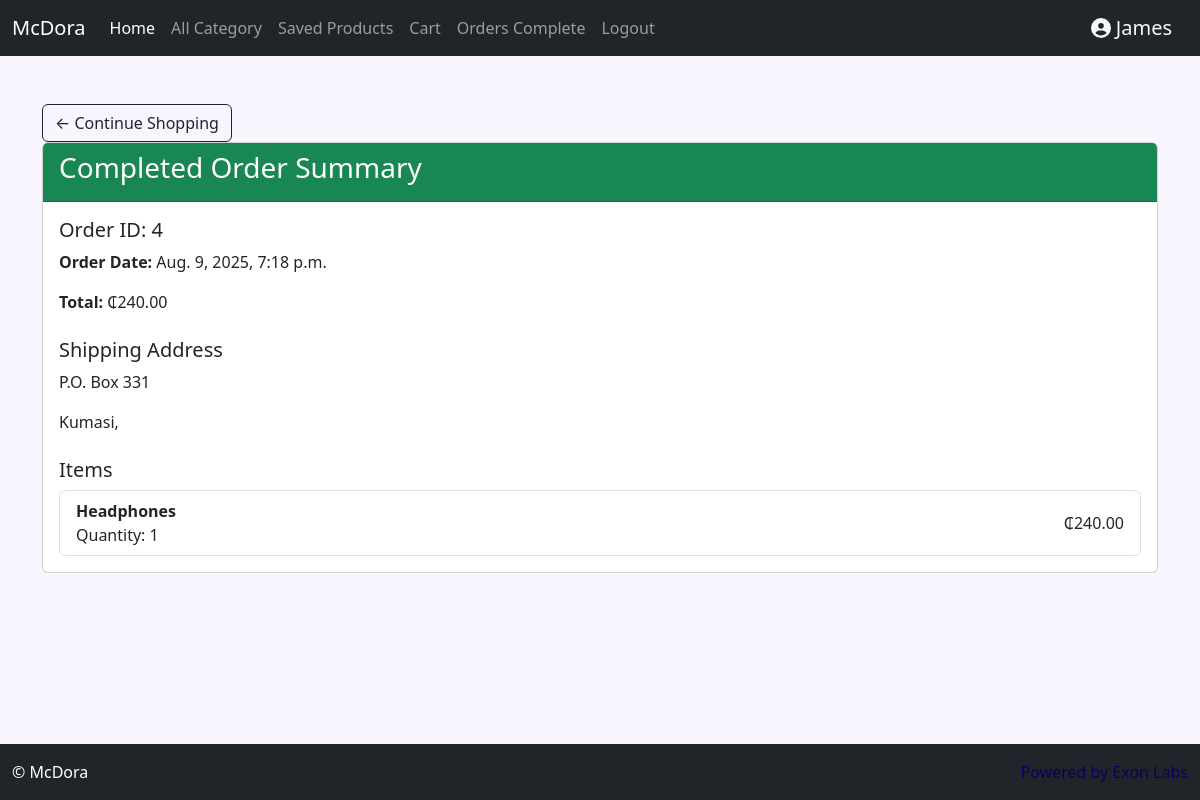
Screenshot of /order/complete/ (signed in) with the database file from the repository.
### store/models.py (models this page shows, shortened)
class Order(models.Model):
    cart = models.OneToOneField('Cart', on_delete=models.CASCADE)  # one cart becomes one order
    customer = models.ForeignKey(User, on_delete=models.CASCADE)
    payment = models.ForeignKey(Transaction, on_delete=models.SET_NULL, null=True)  # Paystack or other payment reference
    shipping_address = models.ForeignKey('ShippingAddress', on_delete=models.SET_NULL, null=True, blank=True)
    status = models.ForeignKey(OrderStatus, on_delete=models.SET_NULL, null=True)  # linked to OrderStatus
    created_at = models.DateTimeField(auto_now_add=True)
    updated_at = models.DateTimeField(auto_now=True)
    @property
    def total_price(self):
        return self.cart.cart_total_price

class Cart(models.Model):
    created_at = models.DateTimeField(auto_now_add=True)
    complete = models.BooleanField(default=False)
    customer = models.ForeignKey('Customer', on_delete=models.CASCADE, null=True, blank=True)
    @property
    def cart_total_price(self):
        return sum(item.item_total_price for item in self.cartitem_set.all())

class CartItem(models.Model):
    product = models.ForeignKey(Product, on_delete=models.CASCADE, null=True)
    cart = models.ForeignKey(Cart, on_delete=models.CASCADE, null=True)
    quantity = models.IntegerField(default=0, null=True)
    @property
    def item_total_price(self):
        return self.product.price * self.quantity

class Product(models.Model):
    name = models.CharField(max_length=100, null=True)
    description = models.TextField(null=True)
    category = models.ForeignKey(Category, on_delete=models.SET_NULL, related_name='products', null=True)
    brand = models.ForeignKey(Brand, on_delete=models.SET_NULL, related_name='products', null=True)
    product_status = models.ForeignKey(ProductStatus, on_delete=models.SET_NULL, null=True)
    image = models.ImageField(upload_to= 'products/', null=True, blank=True)
    product_document = models.ForeignKey(ProductDocument, on_delete=models.SET_NULL, null=True, blank=True)
    price = models.DecimalField(max_digits=10, decimal_places=2, null=True)
    date_created = models.DateTimeField(auto_now_add=True, null=True)
    creator = models.ForeignKey(User, on_delete=models.SET_NULL, null=True)

class ShippingAddress(models.Model):
    customer= models.ForeignKey(User, on_delete=models.SET_NULL, null=True)
    cart = models.ForeignKey(Cart, on_delete=models.SET_NULL, null=True)
    address = models.CharField(max_length=200, null=False)
    city = models.CharField(max_length=200, null=False)
    region = models.CharField(max_length=200, null=False)
    phone = models.CharField(max_length=200, null=False)
    date_added = models.DateTimeField(auto_now_add=True)

### store/views.py (the view)
# urls.py: path('order/complete/', views.completed_order_view, name='orders_complete'),
def completed_order_view(request):
    if not request.user.is_authenticated:
        messages.error(request, 'You must be logged in to view your orders.')
        return redirect('login')
    order = Order.objects.filter(customer=request.user).order_by('-id').first()
    if not order:
        messages.info(request, 'You have no completed orders.')
        return render(request, 'orders_complete.html', {'order': None})
    items = CartItem.objects.select_related('product').filter(cart=order.cart)
    context = {
        'order': order,
        'items': items,
        'shipping_address': order.shipping_address,
    }
    return render(request, 'orders_complete.html', context)

### store/templates/orders_complete.html (shortened to what this page needs)
{% extends 'base.html' %}
{% block content %}
<div class="container mt-5">
    <a class="btn btn-outline-dark" href="{% url 'home' %}">&#x2190; Continue Shopping</a>
  <div class="card">
    <div class="card-header bg-success text-white">
      <h3>Completed Order Summary</h3>
    </div>
    <div class="card-body">
      {% if order %}
        <h5 class="card-title">Order ID: {{ order.id }}</h5>
        <p class="card-text"><strong>Order Date:</strong> {{ order.created_at }}</p>
        <p class="card-text"><strong>Total:</strong> ₵{{ order.total_price }}</p>
        <h5 class="mt-4">Shipping Address</h5>
        {% if shipping_address %}
          <p>{{ shipping_address.address }}</p>
          <p>{{ shipping_address.city }}, {{ shipping_address.zipcode }}</p>
        {% else %}
          <p class="text-danger">No shipping address provided.</p>
        {% endif %}
        <h5 class="mt-4">Items</h5>
        <ul class="list-group">
          {% for item in items %}
            <li class="list-group-item d-flex justify-content-between align-items-center">
              <div>
                <strong>{{ item.product.name }}</strong><br>
                Quantity: {{ item.quantity }}
              </div>
              <span>₵{{ item.item_total_price }}</span>
            </li>
          {% endfor %}
        </ul>
      {% else %}
        <p class="text-muted mt-3">No completed cart found.</p>
      {% endif %}
    </div>
  </div>
</div>
{% endblock %}

### store/templates/base.html (shortened to what this page needs)
{% load static%}
{% load widget_tweaks %}
<!doctype html>
<link rel="stylesheet" type="text/css" href="{%  static '/css/sweetalert2.min.css' %}">
<link rel="stylesheet" type="text/css" href="{% static '/css/bootstrap.min.css' %}">
<link rel="stylesheet" type="text/css" href="{% static '/css/all.min.css' %}">
<html lang="en">
  <head>
  </head>
  <body style="background-color: #F9F5FF;">
    <nav class="navbar navbar-expand-lg navbar-dark bg-dark">
  <div class="container-fluid">
    <a class="navbar-brand" href="{% url 'home' %}">McDora</a>
    <div class="collapse navbar-collapse" id="navbarSupportedContent">
      <ul class="navbar-nav me-auto mb-2 mb-lg-0">
        <li class="nav-item">
          <a class="nav-link active" aria-current="page" href="{% url 'home' %}">Home</a>
        </li>
        <li class="nav-item">
          <a class="nav-link" href="{% url 'all_category' %}">All Category</a>
        </li>
        {% if  request.user.is_superuser  %}
        <li class="nav-item">
          <a class="nav-link" href="{% url 'all_customer' %}">Customers</a>
        </li>
        <li class="nav-item">
          <a class="nav-link" href="{% url 'orders' %}">Orders</a>
        </li>
        {% else %}
        <li class="nav-item">
          <a class="nav-link" href="{% url 'saved_products' %}">Saved Products</a>
        </li>
        <li class="nav-item">
          <a class="nav-link" href="{% url 'cart' %}">Cart</a>
        </li>
        <li class="nav-item">
          <a class="nav-link" href="{% url 'orders_complete' %}">Orders Complete</a>
        {% endif %}
        {% if user.is_authenticated %}
        <li class="nav-item">
          <a class="nav-link" href="{% url 'logout' %}">Logout</a>
        </li>
        {% else %}
        <li class="nav-item">
          <a class="nav-link" href="{% url 'login' %}">Login</a>
        </li>
        {% endif %}
      </ul>
  {% if user.is_authenticated and customer %}
  <a class="navbar-brand text-light font-weight-bold" href="{% url 'customer_detail' id=customer.id %}">
    <i class="fas fa-user-circle"></i> {{ user.username }}
  </a>
  {% elif user.is_authenticated%}
  <a class="navbar-brand text-light font-weight-bold" href="{% url 'account_detail'%}">
    <i class="fas fa-user-circle"></i> {{ user.username }}
  </a>
{% else %}
  <a class="navbar-brand text-light font-weight-bold" href="{% url 'login' %}">
    <i class="fas fa-user-circle"></i> Guest
  </a>
{% endif %}
    </div>
  </div>
</nav>
    {% block content %}
    {% endblock %}
  </body>
<footer class="footer fixed-bottom py-3 bg-dark text-white">
  <div class="container-fluid">
    <div class="row">
      <div class="col-md-6 text-md-start">
        <p class="mb-0">&copy; {{ currentYear }} McDora</p>
      </div>
      <div class="col-md-6 text-md-end">
        <p class="mb-0" style="color: #03055B;">Powered by Exon Labs</p>
      </div>
    </div>
  </div>
</footer>
</html>

### rows the page displays
Order: id "4", created_at "Aug. 9, 2025, 7:18 p.m.", total_price "240.00"
ShippingAddress: address "P.O. Box 331", city "Kumasi"
CartItem: product.name "Headphones", quantity "1", item_total_price "240.00"

### other values shown
{{ user.username }} "James"
